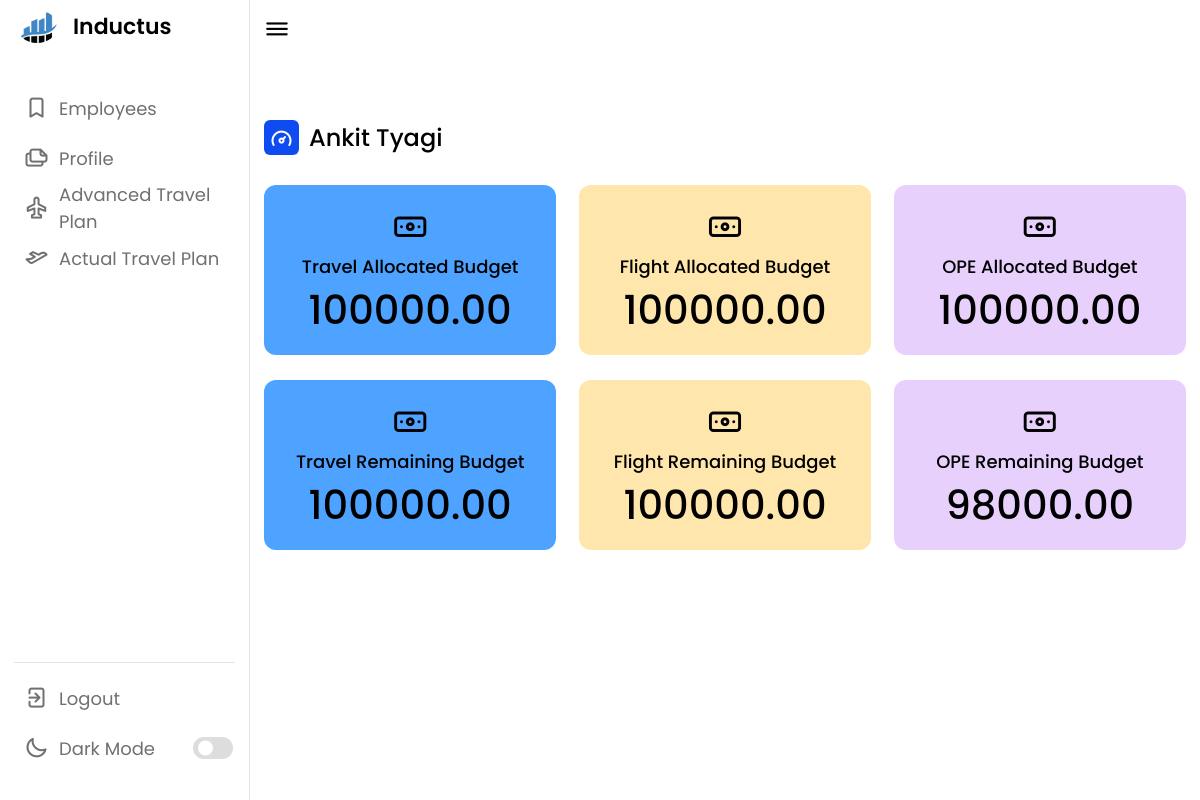
The page /employee/7e06c45b-a5ca-460d-8b0e-29f9c961be03/ (signed in) on the database its author committed.
### base/models.py (models this page shows, shortened)
class Employee(models.Model):
    uuid = models.UUIDField(default = uuid.uuid4,primary_key=True,editable=False)
    Emp_name = models.CharField(max_length=30)
    email = models.EmailField(max_length=50,default="gmail.com")
    contract_no = models.IntegerField()
    s_no = models.IntegerField()
    state = models.CharField(
        max_length=100,
        default='',
        validators=[
            RegexValidator(
                regex='^[a-zA-Z]+$',
                code='invalid_state'
            )
        ]
    )
    programme = models.CharField(
        max_length=100,
        default='',
        validators=[
            RegexValidator(
                regex='^[a-zA-Z]+$',
                code='invalid_state'
            )
        ]
    )
    designation=models.CharField(max_length=100,default = "",null=True)
    contract_start_date = models.DateField()
    contract_end_date = models.DateField()
    profFee_monthly = models.CharField(max_length=50,default = "",null=True)
    P_F_Budget = models.DecimalField(max_digits=12, decimal_places=2,default=0.00) #Wrong
    Travel_Budget = models.DecimalField(max_digits=20, decimal_places=2,default=0.00)
    Travel_Days_Budget= models.DecimalField(max_digits=20, decimal_places=2,default=0.00)
    DSA_Budget = models.DecimalField(max_digits=20, decimal_places=2,default=0.00)
    DSA_Days_Budget = models.DecimalField(max_digits=20, decimal_places=2,default=0.00)
    Terminal_Charges_Budget = models.DecimalField(max_digits=5, decimal_places=2, blank=True,default=0.00)

class TravelBudget(models.Model):
    uuid = models.UUIDField(default = uuid.uuid4,primary_key=True,editable=False)
    employee = models.ForeignKey(Employee,on_delete=models.CASCADE, null = True)
    allocated_budget = models.DecimalField(decimal_places=2,default = 0,max_digits = 10)
    from_date = models.DateField(null = True)
    to_date = models.DateField(null = True)
    remaining_budget = models.DecimalField(decimal_places=2,default = 0,max_digits = 10)

class FlightBudget(models.Model):
    uuid = models.UUIDField(default = uuid.uuid4,primary_key=True,editable=False)
    employee = models.ForeignKey(Employee,on_delete=models.CASCADE, null = True)
    allocated_budget = models.DecimalField(decimal_places=2,default = 0,max_digits = 10)
    from_date = models.DateField(null = True)
    to_date = models.DateField(null = True)
    remaining_budget = models.DecimalField(decimal_places=2,default = 0,max_digits = 10)

class OPEBudget(models.Model):
    uuid = models.UUIDField(default = uuid.uuid4,primary_key=True,editable=False)
    employee = models.ForeignKey(Employee,on_delete=models.CASCADE, null = True)
    allocated_budget = models.DecimalField(decimal_places=2,default = 0,max_digits = 10)
    from_date = models.DateField(null = True)
    to_date = models.DateField(null = True)
    remaining_budget = models.DecimalField(decimal_places=2,default = 0,max_digits = 10)

### base/views.py (the view)
# urls.py: path('employee/<str:pk>/',EmployeeProfileView,name = "employee"),
@login_required(login_url='login')
def EmployeeProfileView(request,pk):
    flight_budget=0
    travel_budget=0
    ope_budget=0
    employee=0
    remaining_budget_flight = 0
    remaining_budget_ope =0
    remaining_budget_travel = 0
    try:
        employee = Employee.objects.get(uuid=pk)
        flight_budget = FlightBudget.objects.get(employee=employee)
        travel_budget = TravelBudget.objects.get(employee=employee)
        ope_budget = OPEBudget.objects.get(employee=employee)
        remaining_budget_flight = float(flight_budget.allocated_budget) * (0.2)
        remaining_budget_travel = float(travel_budget.allocated_budget) * (0.2)
        remaining_budget_ope = float(ope_budget.allocated_budget) * (0.2)
    except:
        pass
    context = {
        'employee': employee,
        'flight_budget' : flight_budget,
        'travel_budget' : travel_budget,
        'ope_budget' : ope_budget,
        'remaining_budget_flight':remaining_budget_flight,
        'remaining_budget_travel':remaining_budget_travel,
        'remaining_budget_ope':remaining_budget_ope,
    }
    return render(request,"profile.html",context)

### base/templates/profile.html (shortened to what this page needs)
{% load static %}
<!DOCTYPE html>
<html lang="en">
<head>
    <link rel="stylesheet" href="{% static 'style.css' %}">
    <link rel="stylesheet" href="https://unicons.iconscout.com/release/v4.0.0/css/line.css">
</head>
<body>
    <nav>
        <div class="logo-name">
            <div class="logo-image">
                <img src="{% static 'img/logo.png' %}" alt="">
            </div>
            <span class="logo_name">Inductus</span>
        </div>
        <div class="menu-items">
            <ul class="nav-links">
                <li><a href="{% url 'employees' %}">
                    <i class="uil uil-bookmark"></i>
                    <span class="link-name">Employees</span>
                </a></li>
                <li><a href="" target="_self">
                        <i class="uil uil-files-landscapes"></i>
                        <span class="link-name">Profile</span>
                    </a></li>
                    <li><a href="{% url 'atp' employee.uuid %}">
                        <i class="uil uil-plane"></i>
                        <span class="link-name">Advanced Travel Plan</span>
                    </a></li>
                    <li><a href="{%  url 'tp' employee.uuid %}">
                        <i class="uil uil-plane-fly"></i>
                        <span class="link-name">Actual Travel Plan</span>
                    </a></li>
            </ul>
            <ul class="logout-mode">
                <li><a href="{% url 'logout' %}">
                        <i class="uil uil-signout"></i>
                        <span class="link-name">Logout</span>
                    </a></li>
                <li class="mode">
                    <a href="#">
                        <i class="uil uil-moon"></i>
                        <span class="link-name">Dark Mode</span>
                    </a>
                    <div class="mode-toggle">
                        <span class="switch"></span>
                    </div>
                </li>
            </ul>
        </div>
    </nav>
    <section class="dashboard">
        <div class="top">
            <i class="uil uil-bars sidebar-toggle"></i>
        </div>
        <div class="dash-content">
            <div class="overview">
                <div class="activity">
                    <div class="title">
                        <i class="uil uil-tachometer-fast-alt"></i>
                        <span class="text">{{employee.Emp_name}}</span>
                    </div>
                    <div class="boxes">
                        <div class="box box1">
                            <i class="uil uil-money-bill"></i>
                            <span class="text">Travel Allocated Budget </span>
                            {% if travel_budget == 0  %}
                            <span class="number">0</span>
                            {% else %}
                            <span class="number">{{travel_budget.allocated_budget}}</span>
                            {% endif %}
                        </div>
                        <div class="box box2">
                            <i class="uil uil-money-bill"></i>
                            <span class="text">Flight Allocated Budget</span>
                            {% if flight_budget == 0  %}
                            <span class="number">0</span>
                            {% else %}
                            <span class="number">{{flight_budget.allocated_budget}}</span>
                            {% endif %}
                        </div>
                        <div class="box box3">
                            <i class="uil uil-money-bill"></i>
                            <span class="text">OPE Allocated Budget</span>
                            {% if ope_budget == 0  %}
                            <span class="number">0</span>
                            {% else %}
                            <span class="number">{{ope_budget.allocated_budget}}</span>
                            {% endif %}
                        </div>
                    </div>
<br>
                    <div class="boxes">
                        {% if travel_budget.remaining_budget <= remaining_budget_travel %}
                        <div class="box box1" style="background-color: red;">
                            <i class="uil uil-money-bill"></i>
                            <span class="text">Travel Remaining Budget </span>
                            {% if travel_budget == 0  %}
                            <span class="number">0</span>
                            {% else %}
                            <span class="number">{{travel_budget.remaining_budget}}</span>
                            {% endif %}
                        </div>
                        {% else %}
                        <div class="box box1">
                            <i class="uil uil-money-bill"></i>
                            <span class="text">Travel Remaining Budget </span>
                            {% if travel_budget == 0  %}
                            <span class="number">0</span>
                            {% else %}
                            <span class="number">{{travel_budget.remaining_budget}}</span>
                            {% endif %}
                        </div>
                        {% endif %}
                        {% if flight_budget.remaining_budget <= remaining_budget_flight %}
                        <div class="box box2" style="background-color: red;">
                            <i class="uil uil-money-bill"></i>
                            <span class="text">Flight Remaining Budget </span>
                            {% if flight_budget == 0  %}
                            <span class="number">0</span>
                            {% else %}
                            <span class="number">{{flight_budget.remaining_budget}}</span>
                            {% endif %}
                        </div>
                        {% else %}
                        <div class="box box2" ">
                            <i class="uil uil-money-bill"></i>
                            <span class="text">Flight Remaining Budget </span>
                            {% if flight_budget == 0  %}
                            <span class="number">0</span>
                            {% else %}
                            <span class="number">{{flight_budget.remaining_budget}}</span>
                            {% endif %}
                        </div>
                        {% endif %}
                        {% if ope_budget.remaining_budget <= remaining_budget_ope %}
                        <div class="box box3">
                            <i class="uil uil-money-bill"></i>
                            <span class="text">OPE Remaining Budget </span>
                            {% if ope_budget == 0  %}
                            <span class="number">0</span>
                            {% else %}
                            <span class="number">{{ope_budget.remaining_budget}}</span>
                            {% endif %}
                        </div>
                        {% else %}
                        <div class="box box3">
                            <i class="uil uil-money-bill"></i>
                            <span class="text">OPE Remaining Budget </span>
                            {% if ope_budget == 0  %}
                            <span class="number">0</span>
                            {% else %}
                            <span class="number">{{ope_budget.remaining_budget}}</span>
                            {% endif %}
                        </div>
                       {% endif %}
                        </div>
                    </div>
                    </div>
                    </div>
    </section>
</body>
</html>

### static/style.css (style rules this page uses)
* { margin: 0; padding: 0; box-sizing: border-box; font-family: 'Poppins', sans-serif; }
:root { --primary-color: #0E4BF1; --panel-color: #FFF; --text-color: #000; --black-light-color: #707070; --border-color: #e6e5e5; --toggle-color: #DDD; --box1-color: #4DA3FF; --box2-color: #FFE6AC; --box3-color: #E7D1FC; --title-icon-color: #fff; --tran-05: all 0.5s ease; --tran-03: all 0.3s ease; --tran-03: all 0.2s ease; }
body { min-height: 100vh; }
nav { position: fixed; top: 0; left: 0; height: 100%; width: 250px; padding: 10px 14px; background-color: var(--panel-color); border-right: 1px solid var(--border-color); transition: var(--tran-05); }
nav .logo-name { display: flex; align-items: center; }
nav .logo-image { display: flex; justify-content: center; min-width: 45px; }
nav .logo-image img { width: 40px; object-fit: cover; border-radius: 50%; }
nav .logo-name .logo_name { font-size: 22px; font-weight: 600; color: var(--text-color); margin-left: 14px; transition: var(--tran-05); }
nav .menu-items { margin-top: 40px; height: calc(100% - 90px); display: flex; flex-direction: column; justify-content: space-between; }
.menu-items li { list-style: none; }
.menu-items li a { display: flex; align-items: center; height: 50px; text-decoration: none; position: relative; }
.menu-items li a i { font-size: 24px; min-width: 45px; height: 100%; display: flex; align-items: center; justify-content: center; color: var(--black-light-color); }
.menu-items li a .link-name { font-size: 18px; font-weight: 400; color: var(--black-light-color); transition: var(--tran-05); }
.menu-items .logout-mode { padding-top: 10px; border-top: 1px solid var(--border-color); }
.menu-items .mode { display: flex; align-items: center; white-space: nowrap; }
.menu-items .mode-toggle { position: absolute; right: 14px; height: 50px; min-width: 45px; display: flex; align-items: center; justify-content: center; cursor: pointer; }
.mode-toggle .switch { position: relative; display: inline-block; height: 22px; width: 40px; border-radius: 25px; background-color: var(--toggle-color); }
.switch:before { content: ""; position: absolute; left: 5px; top: 50%; transform: translateY(-50%); height: 15px; width: 15px; background-color: var(--panel-color); border-radius: 50%; transition: var(--tran-03); }
.dashboard { position: relative; left: 250px; background-color: var(--panel-color); min-height: 100vh; width: calc(100% - 250px); padding: 10px 14px; transition: var(--tran-05); }
.dashboard .top { position: fixed; top: 0; left: 250px; display: flex; width: calc(100% - 250px); justify-content: space-between; align-items: center; padding: 10px 14px; background-color: var(--panel-color); transition: var(--tran-05); z-index: 10; }
.dashboard .top .sidebar-toggle { font-size: 26px; color: var(--text-color); cursor: pointer; }
.dashboard .dash-content { padding-top: 50px; }
.dash-content .title { display: flex; align-items: center; margin: 60px 0 30px 0; }
.dash-content .title i { position: relative; height: 35px; width: 35px; background-color: var(--primary-color); border-radius: 6px; color: var(--title-icon-color); display: flex; align-items: center; justify-content: center; font-size: 24px; }
.dash-content .title .text { font-size: 24px; font-weight: 500; color: var(--text-color); margin-left: 10px; }
.dash-content .boxes { display: flex; align-items: center; justify-content: space-between; flex-wrap: wrap; }
.dash-content .boxes .box { display: flex; flex-direction: column; align-items: center; border-radius: 12px; width: calc(100% / 3 - 15px); padding: 15px 20px; background-color: var(--box1-color); transition: var(--tran-05); }
.boxes .box i { font-size: 35px; color: var(--text-color); }
.boxes .box .text { white-space: nowrap; font-size: 18px; font-weight: 500; color: var(--text-color); }
.boxes .box .number { font-size: 40px; font-weight: 500; color: var(--text-color); }
.boxes .box.box2 { background-color: var(--box2-color); }
.boxes .box.box3 { background-color: var(--box3-color); }

### rows shown on the page
Employee: Emp_name "Ankit Tyagi"
TravelBudget: allocated_budget "100000.00", remaining_budget "100000.00"
FlightBudget: allocated_budget "100000.00", remaining_budget "100000.00"
OPEBudget: allocated_budget "100000.00", remaining_budget "98000.00"
